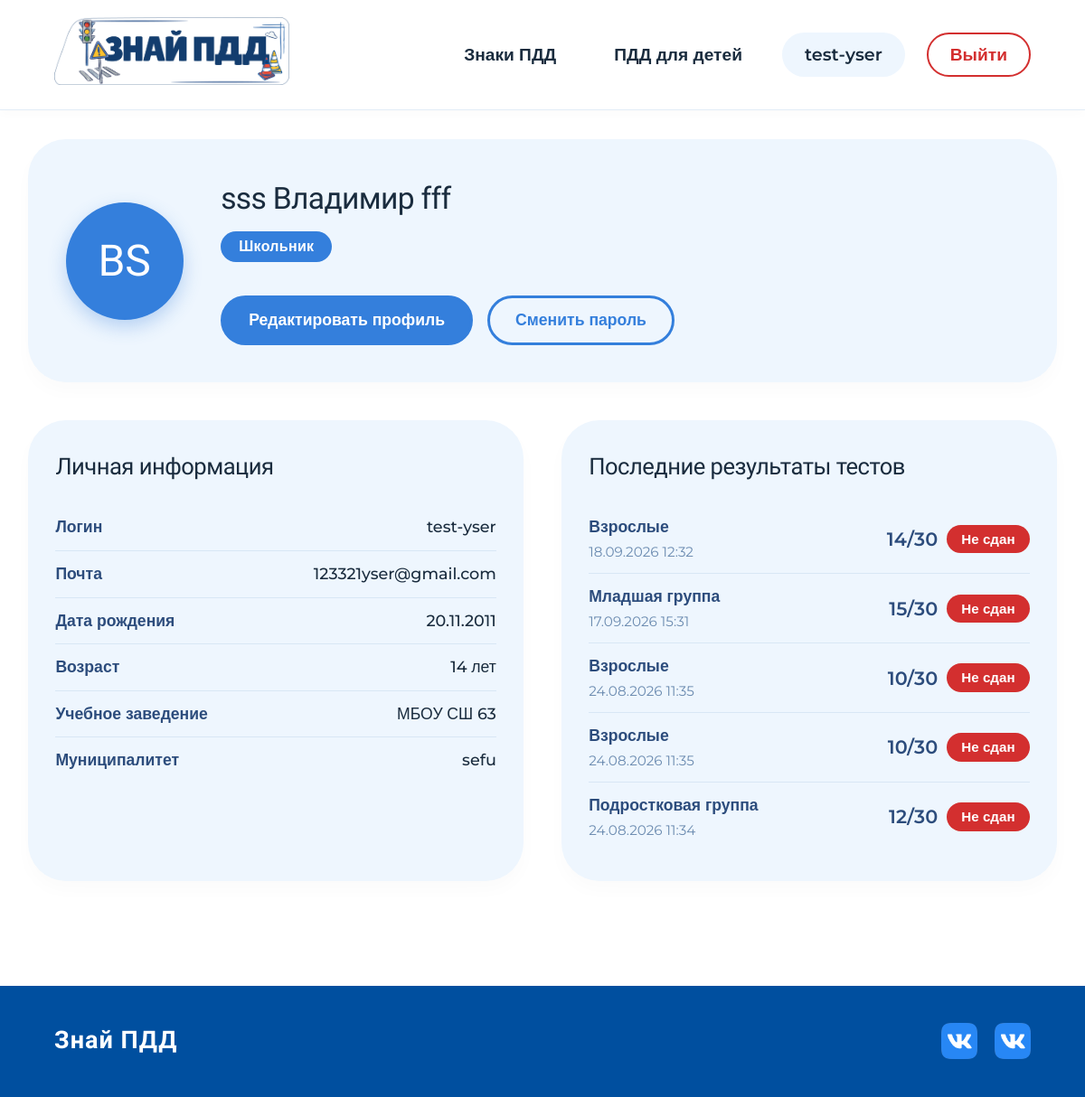
Screenshot of /profile/ (signed in) with the database file from the repository.
### app/models.py (models this page shows, shortened)
class Profile(models.Model):
    class Role(models.TextChoices):
        CHILD = 'child', 'Школьник'
        TEACHER = 'teacher', 'Педагог'
    role = models.CharField(
        max_length=20,
        choices=Role.choices,
        default=Role.CHILD,
        verbose_name='Роль'
    )
    user = models.OneToOneField(
        User,
        on_delete=models.CASCADE,
        related_name='profile',
        verbose_name='Пользователь'
    )
    surname1 = models.CharField(max_length=50, verbose_name='Фамилия')
    name = models.CharField(max_length=50, verbose_name='Имя')
    surname2 = models.CharField(max_length=50, blank=True, verbose_name='Отчество')
    school = models.CharField(max_length=100, verbose_name='Учебное заведение')
    birth_date = models.DateField(verbose_name='Дата рождения')
    region = models.CharField(max_length=400, verbose_name='Муниципалитет')
    position = models.CharField(max_length=100, blank=True, verbose_name='Должность')
    class Meta:
        verbose_name = 'Профиль'
        verbose_name_plural = 'Профили'
    @property
    def age(self):
        if self.birth_date:
            today = date.today()
            return today.year - self.birth_date.year - (
                (today.month, today.day) < (self.birth_date.month, self.birth_date.day)
            )
        return None

class TestResult(models.Model):
    class TestType(models.TextChoices):
        JUNIOR = 'junior', 'Младшая группа'
        TEEN = 'teen', 'Подростковая группа'
        ADULT = 'adult', 'Взрослые'
    user = models.ForeignKey(User, on_delete=models.CASCADE, related_name='test_results', verbose_name='Пользователь')
    test_type = models.CharField(max_length=10, choices=TestType.choices, verbose_name='Тип теста')
    score = models.IntegerField(verbose_name='Набранные баллы')
    total_questions = models.IntegerField(verbose_name='Всего вопросов')
    passing_score = models.IntegerField(verbose_name='Проходной балл')
    passed = models.BooleanField(default=False, verbose_name='Тест пройден')
    completed_at = models.DateTimeField(auto_now_add=True, verbose_name='Дата завершения')
    class Meta:
        verbose_name = 'Результат теста'
        verbose_name_plural = 'Результаты тестов'
        ordering = ['-completed_at']

### app/views.py (the view)
# urls.py: path('profile/', views.profile_view, name='profile'),
@login_required
def profile_view(request):
    profile = get_profile(request.user)
    if profile is None:
        return redirect('index')
    test_results = TestResult.objects.filter(user=request.user).order_by('-completed_at')[:5]
    reports_count = TeacherLessonReport.objects.filter(user=request.user).count() if profile.role == 'teacher' else 0
    context = {
        'profile': profile,
        'test_results': test_results,
        'reports_count': reports_count,
    }
    return render(request, 'profile.html', context)

### app/views.py (called while the page is built)
def get_profile(user):
    return getattr(user, 'profile', None)

### app/templates/profile.html (shortened to what this page needs)
{% extends 'base.html' %}
{% load static %}
{% block content %}
<link rel="stylesheet" type="text/css" href="{% static '../static/css/profile.css' %}">
<div class="profile-wrap">
  <div class="profile-header">
    <div class="profile-avatar">
      {{ profile.name|first|upper }}{{ profile.surname1|first|upper }}
    </div>
    <div class="profile-info">
      <h2>{{ profile.surname1 }} {{ profile.name }} {{ profile.surname2 }}</h2>
      <span class="profile-role-badge {% if profile.role == 'teacher' %}teacher{% endif %}">
        {{ profile.get_role_display }}
      </span>
      <div class="profile-actions">
        <a href="{% url 'profile_edit' %}" class="btn-blue">Редактировать профиль</a>
        <a href="{% url 'profile_password' %}" class="btn-outline-blue">Сменить пароль</a>
      </div>
    </div>
  </div>
  <div class="profile-grid">
    <div class="profile-card">
      <h4>Личная информация</h4>
      <div class="info-row">
        <span class="info-label">Логин</span>
        <span class="info-value">{{ user.username }}</span>
      </div>
      <div class="info-row">
        <span class="info-label">Почта</span>
        <span class="info-value">{{ user.email }}</span>
      </div>
      <div class="info-row">
        <span class="info-label">Дата рождения</span>
        <span class="info-value">{{ profile.birth_date|date:"d.m.Y" }}</span>
      </div>
      <div class="info-row">
        <span class="info-label">Возраст</span>
        <span class="info-value">{{ profile.age }} лет</span>
      </div>
      <div class="info-row">
        <span class="info-label">Учебное заведение</span>
        <span class="info-value">{{ profile.school }}</span>
      </div>
      <div class="info-row">
        <span class="info-label">Муниципалитет</span>
        <span class="info-value">{{ profile.region }}</span>
      </div>
    </div>
    {% if profile.role == 'child' %}
    <div class="profile-card">
      <h4>Последние результаты тестов</h4>
      {% if test_results %}
        {% for result in test_results %}
        <div class="result-item">
          <div class="result-info">
            <span class="result-type">{{ result.get_test_type_display }}</span>
            <span class="result-date">{{ result.completed_at|date:"d.m.Y H:i" }}</span>
          </div>
          <div style="display:flex; align-items:center; gap:10px;">
            <span style="font-weight:600; color:#2c4c7c;">{{ result.score }}/{{ result.total_questions }}</span>
            <span class="result-badge {% if result.passed %}passed{% else %}failed{% endif %}">
              {% if result.passed %}Сдан{% else %}Не сдан{% endif %}
            </span>
          </div>
        </div>
        {% endfor %}
      {% else %}
        <p class="empty-msg">Вы ещё не проходили тесты</p>
      {% endif %}
    </div>
    {% endif %}
  </div>
</div>
{% endblock %}

### app/templates/base.html (shortened to what this page needs)
<!DOCTYPE html>
<html lang="ru">
<head>
  {% load static %}
  <link rel="stylesheet" type="text/css" href="{% static '../static/css/base.css' %}">
  <link rel="stylesheet" type="text/css" href="{% static '../static/css/signs.css' %}">
</head>
<body>
<div class='header-div'>
  <div class="logo-head">
    <a href="{% url 'index' %}">
      <img src="{% static 'images/logo_pdd.png' %}" alt="Знай ПДД">
    </a>
  </div>
    <div class="panel">
    {% if user.is_authenticated %}
    <div class="nav-menu">
        {% if user.profile.role == 'child' %}
        <a href="{% url 'signs_landing' %}" class="signs-link">Знаки ПДД</a>
        <div class="dropdown">
            <div class="dropbtn">ПДД для детей</div>
        </div>
        {% endif %}
        <a href="{% url 'profile' %}" class="profile-link">{{ user.username }}</a>
        <a class="logout-a" href="{% url 'logout' %}">Выйти</a>
    </div>
    {% else %}
    <div class="nav-menu">
        <a class="login-a" href="{% url 'login' %}">Войти</a>
    </div>
    {% endif %}
  </div>
</div>
<div class="content">
  {% block content %}{% endblock %}
</div>
<footer>
  <div class="text-logo">Знай ПДД</div>
  <div class="social">
    <a href="https://vk.ru/media_uid_lo" class="social-link" title="Медиа-центр">
      <img src="{% static 'images/vk-icon.png' %}" alt="VK">
    </a>
    <a href="https://vk.ru/lab48" class="social-link" title="Лаборатория 48">
      <img src="{% static 'images/vk-icon.png' %}" alt="VK">
    </a>
  </div>
</footer>
</body>
</html>

### app/static/css/base.css (style rules this page uses)
* { margin: 0; padding: 0; box-sizing: border-box; }
body { font-family: 'Montserrat', sans-serif; background-color: #ffffff; color: #1A2C3E; line-height: 1.4; display: flex; flex-direction: column; min-height: 100vh; font-size: 1.3rem; }
.content { flex: 1; }
h1, h2, h3, h4, h5, .logo-head, .panel h4, .panel h3 { font-family: 'Climate Crisis', sans-serif; font-weight: 300; font-optical-sizing: auto; font-style: normal; font-variation-settings: "YEAR" 1988; letter-spacing: -0.02em; }
.logo-head { display: flex; align-items: center; }
.logo-head img { height: 75px; width: auto; }
h4 { font-size: 1.82rem; }
a { text-decoration: none; transition: all 0.2s ease; }
.header-div { display: flex; justify-content: space-between; align-items: center; padding: 1.2rem 5%; max-width: 1820px; margin: 0 auto; width: 100%; flex-wrap: wrap; gap: 0.6rem; background-color: #ffffff; border-bottom: 1px solid #e2edf7; box-shadow: 0 4px 12px rgba(26, 44, 62, 0.02); }
.panel { margin-left: auto; }
.nav-menu { display: flex; align-items: center; gap: 1.5rem; flex-wrap: wrap; }
.dropdown { position: relative; display: inline-block; }
.dropbtn { font-family: 'Montserrat', sans-serif; font-weight: 600; font-size: 1.2rem; color: #1A2C3E; border: none; padding: 10px 20px; border-radius: 52px; cursor: pointer; display: inline-block; background: transparent; transition: background-color 0.25s ease, color 0.25s ease; }
.panel a, .panel span { font-family: 'Montserrat', sans-serif; font-weight: 600; font-size: 1.2rem; }
.signs-link { font-family: 'Montserrat', sans-serif; font-weight: 600; font-size: 1.2rem; color: #1A2C3E; padding: 10px 20px; border-radius: 52px; display: inline-block; text-decoration: none; transition: background-color 0.25s ease, color 0.25s ease; }
.panel span, .profile-link { background: #eef6fe; padding: 10px 24px; border-radius: 52px; font-weight: 600; color: #1A2C3E; display: inline-block; border: 1px solid transparent; transition: all 0.2s ease; }
.logout-a { font-family: 'Montserrat', sans-serif; font-weight: 700; font-size: 1.2rem; background: transparent; border: 2.5px solid #d32f2f; padding: 9px 24px; border-radius: 52px; color: #d32f2f; display: inline-block; transition: all 0.2s ease; }
footer { background-color: #004f9f; margin-top: 3.2rem; padding: 2.6rem 5%; display: flex; flex-wrap: wrap; justify-content: space-between; align-items: center; gap: 1.95rem; color: white; }
.text-logo { font-weight: 700; font-size: 1.69rem; letter-spacing: 1px; font-family: 'Climate Crisis', sans-serif; }
.social { display: flex; gap: 1.2rem; align-items: center; }
.social-link { display: inline-flex !important; align-items: center; justify-content: center; width: 40px !important; height: 40px !important; border-radius: 10px; transition: all 0.3s cubic-bezier(0.34, 1.56, 0.64, 1); text-decoration: none; position: relative; flex-shrink: 0; background-color: #4C75A3 !important; }
.social-link img { width: 44px; height: 44px; display: block; transition: all 0.3s ease; max-width: 100%; max-height: 100%; }

### rows the page displays
Profile: name|first "В", surname1|first "S", surname1 "sss", name "Владимир", surname2 "fff", role "Школьник", birth_date "20.11.2011", age "14", school "МБОУ СШ 63", region "sefu"
TestResult: test_type "Взрослые", completed_at "18.09.2026 12:32", score "14", total_questions "30", passed "Не сдан"
TestResult: test_type "Младшая группа", completed_at "17.09.2026 15:31", score "15", total_questions "30", passed "Не сдан"
TestResult: test_type "Взрослые", completed_at "24.08.2026 11:35", score "10", total_questions "30", passed "Не сдан"
TestResult: test_type "Взрослые", completed_at "24.08.2026 11:35", score "10", total_questions "30", passed "Не сдан"
TestResult: test_type "Подростковая группа", completed_at "24.08.2026 11:34", score "12", total_questions "30", passed "Не сдан"

### other values shown
{{ user.username }} "test-yser"
{{ user.email }} "123321yser@gmail.com"
